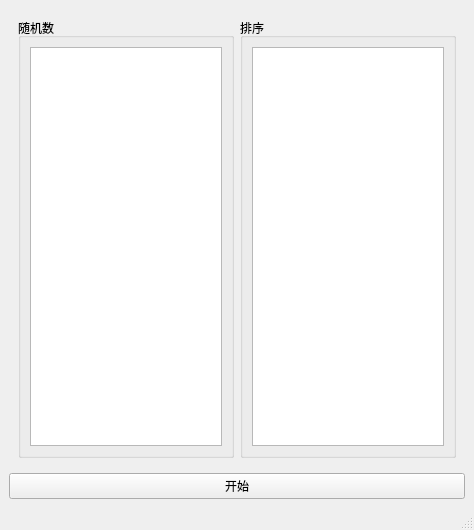
<?xml version="1.0" encoding="UTF-8"?>
<ui version="4.0">
 <class>MainWindow</class>
 <widget class="QMainWindow" name="MainWindow">
  <property name="geometry">
   <rect>
    <x>0</x>
    <y>0</y>
    <width>474</width>
    <height>530</height>
   </rect>
  </property>
  <property name="windowTitle">
   <string>MainWindow</string>
  </property>
  <widget class="QWidget" name="centralwidget">
   <layout class="QVBoxLayout" name="verticalLayout">
    <item>
     <widget class="QWidget" name="widget" native="true">
      <layout class="QHBoxLayout" name="horizontalLayout_3">
       <item>
        <widget class="QGroupBox" name="groupBox">
         <property name="title">
          <string>随机数</string>
         </property>
         <layout class="QHBoxLayout" name="horizontalLayout">
          <item>
           <widget class="QListWidget" name="randomList"/>
          </item>
         </layout>
        </widget>
       </item>
       <item>
        <widget class="QGroupBox" name="groupBox_2">
         <property name="title">
          <string>排序</string>
         </property>
         <layout class="QHBoxLayout" name="horizontalLayout_2">
          <item>
           <widget class="QListWidget" name="sortList"/>
          </item>
         </layout>
        </widget>
       </item>
      </layout>
     </widget>
    </item>
    <item>
     <widget class="QPushButton" name="startButton">
      <property name="text">
       <string>开始</string>
      </property>
     </widget>
    </item>
   </layout>
  </widget>
  <widget class="QMenuBar" name="menubar">
   <property name="geometry">
    <rect>
     <x>0</x>
     <y>0</y>
     <width>474</width>
     <height>24</height>
    </rect>
   </property>
  </widget>
  <widget class="QStatusBar" name="statusbar"/>
 </widget>
 <resources/>
 <connections/>
</ui>
